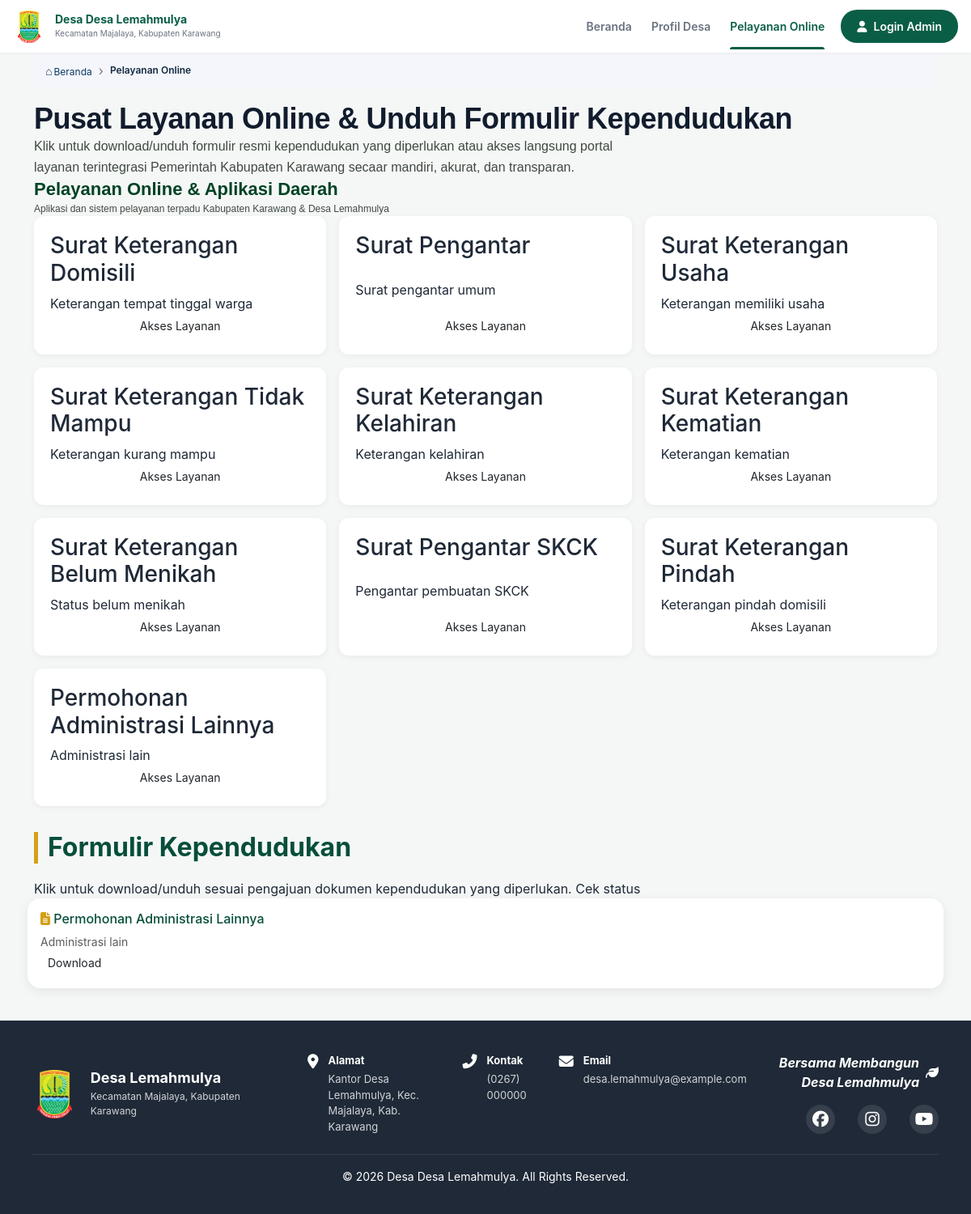
Page /masyarakat/layanan.php on the earlier database version.
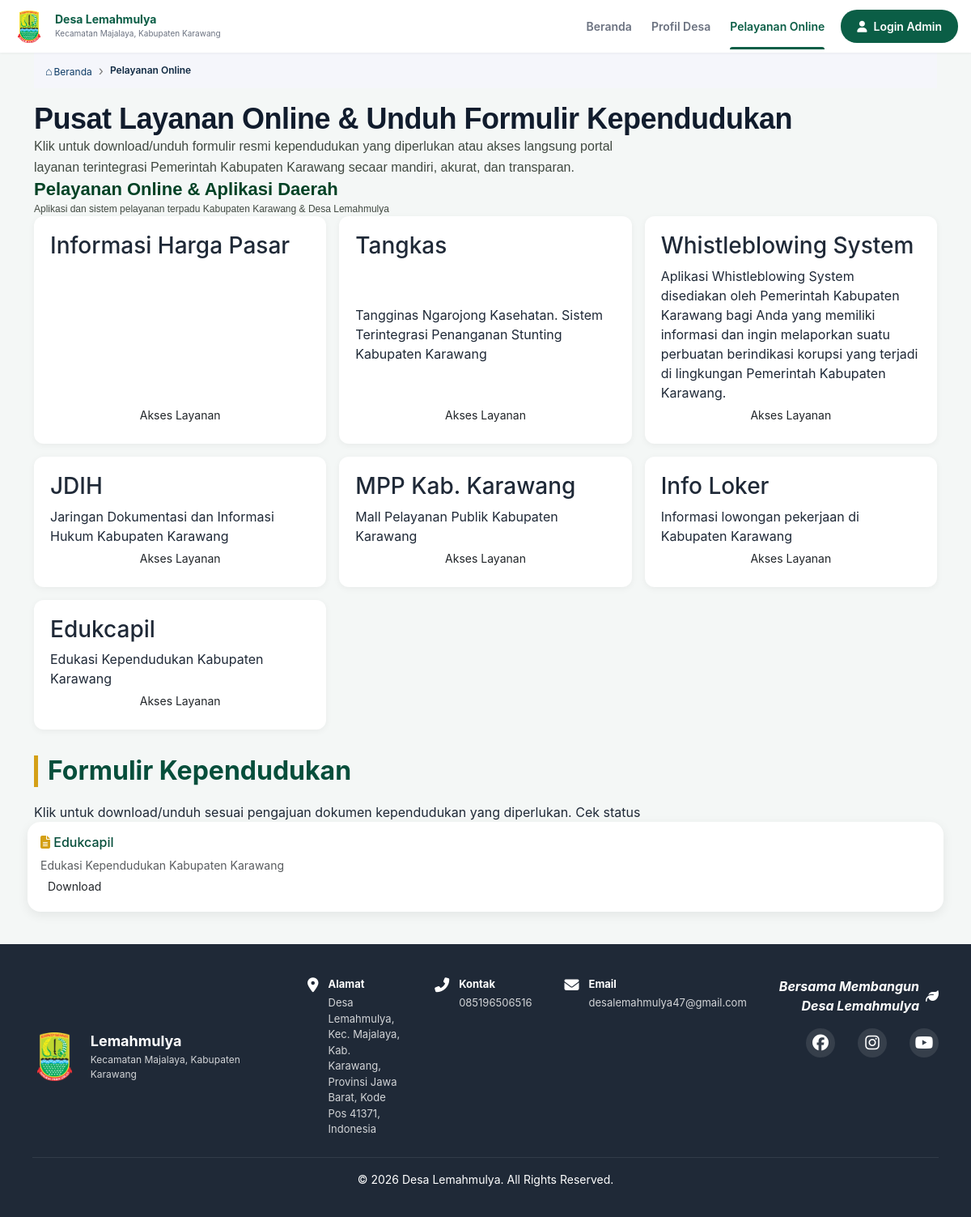
Same page on the later database version.
### tables this page shows
CREATE TABLE layanan(id INT AUTO_INCREMENT PRIMARY KEY,nama VARCHAR(100),deskripsi TEXT,link TEXT);

### config/database.php (called while the page is built, shortened)
<?php
if ($_SERVER['HTTP_HOST'] === 'localhost') {
    $host = 'localhost';
    $db   = 'digital_desa';
    $user = 'root';
    $pass = '';
} else {
    $host = 'sql107.infinityfree.com';
    $db   = 'if0_43028656_desa_lemahmulya';
    $user = 'if0_43028656';
    $pass = 'rgmvGCwJ3SWcKxg';
}
try {
    $pdo = new PDO(
        "mysql:host=$host;dbname=$db;charset=utf8mb4",
        $user,
        $pass,
        [
            PDO::ATTR_ERRMODE => PDO::ERRMODE_EXCEPTION,
            PDO::ATTR_DEFAULT_FETCH_MODE => PDO::FETCH_ASSOC
        ]
    );
} catch (PDOException $e) {
    die("Koneksi gagal: " . $e->getMessage());
}
function e($s){return htmlspecialchars((string)$s,ENT_QUOTES,'UTF-8');}
function run($q,$p=[]){global $pdo;$s=$pdo->prepare($q);$s->execute($p);return $s;}
function rows($q,$p=[]){return run($q,$p)->fetchAll();}
$S=array_column(rows('SELECT k,v FROM pengaturan'),'v','k');
function s($k){global $S;return e($S[$k]??'');}

### masyarakat/layanan.php (the view, shortened to what the changed rows need)
<?php
$root='../';
include '../includes/header.php';
?>
<main class="container">
    <h2 class="service-title">Pusat Layanan Online &amp; Unduh Formulir Kependudukan</h2>
    <div>
        <h2 class="section-title">Pelayanan Online &amp; Aplikasi Daerah</h2>
        <div id="app-service-grid">
            <?php foreach(rows('SELECT * FROM layanan') as $l):?>
                <article class="service-card">
                    <h3 class="service-card-title"><?=e($l['nama'])?></h3>
                    <p class="service-card-description"><?=e($l['deskripsi'])?></p>
                    <a href="<?=e($l['link'])?>" class="btn btn-outline-hijau btn-sm" target="_blank">Akses Layanan</a>
                </article>
            <?php endforeach;?>
        </div>
    </div>
</main>
<div class="container">
    <h2 class="judul">Formulir Kependudukan</h2>
    <div class="row g-3">
        <?php foreach(rows('SELECT * FROM formulir') as $l):?>
            <div class="col-md-4">
                <div class="card-desa bg-white p-3">
                    <h6 class="text-hijau">
                    <i class="fa fa-file-lines text-gold"></i>
                    <?=e($l['nama'])?></h6>
                    <p class="small text-muted"><?=e($l['deskripsi'])?></p>
                    <a href="../assets/formulir/<?=e($l['dokumen'])?>" class="btn btn-outline-hijau btn-sm" target="_blank">Download</a>
                </div>
            </div>
        <?php endforeach;?>
            <div class="card-desa bg-white p-3">
                <h6 class="text-hijau">
                <i class="fa fa-file-lines text-gold"></i>
                <?=e($l['nama'])?></h6>
                <p class="small text-muted"><?=e($l['deskripsi'])?></p>
                <a href="https://karawangkab.go.id/layanan-kecamatan" class="btn btn-outline-hijau btn-sm" target="_blank">Download</a>
            </div>
    </div>
</div>
<?php include '../includes/footer.php';?>

### includes/navbar.php (shortened to what the changed rows need)
<header class="header">
    <div>
        <a href="<?=$root?>index.php" class="header-left">
        <div class="header-titles">
            <h1>Desa <?=s('nama_desa')?></h1>
            <p>Kecamatan <?=s('kecamatan')?>, Kabupaten <?=s('kabupaten')?></p>
        </div>
        </a>
    </div>
</header>

### includes/footer.php (shortened to what the changed rows need)
<footer id="kontak" class="desktop-footer desktop-only">
    <div class="footer-container">
        <div class="footer-brand">
            <div>
                <h4><?=s('nama_desa')?></h4>
                <p>Kecamatan <?=s('kecamatan')?>, Kabupaten <?=s('kabupaten')?></p>
            </div>
        </div>
        <div class="footer-info">
            <div class="footer-item">
                <div>
                    <span class="font-bold">Alamat</span>
                    <p><?=s('alamat')?></p>
                </div>
            </div>
            <div class="footer-item">
                <div>
                    <span class="font-bold">Kontak</span>
                    <p><?=s('telepon')?></p>
                </div>
            </div>
            <div class="footer-item">
                <div>
                    <span class="font-bold">Email</span>
                    <p><?=s('email')?></p>
                </div>
            </div>
        </div>
    </div>
    <div class="footer-bottom">
        <hr class="border-secondary mt-4">
        <p class="text-center pb-3 mb-0 small">© 2026 Desa <?=s('nama_desa')?>. All Rights Reserved.</p>
    </div>
</footer>
</body>
</html>

Differences in the rows shown:
removed layanan: nama "Surat Pengantar", deskripsi "Surat pengantar umum"
removed layanan: nama "Surat Keterangan Usaha", deskripsi "Keterangan memiliki usaha"
removed layanan: nama "Surat Keterangan Tidak Mampu", deskripsi "Keterangan kurang mampu"
removed layanan: nama "Surat Keterangan Kelahiran", deskripsi "Keterangan kelahiran"
removed layanan: nama "Surat Keterangan Kematian", deskripsi "Keterangan kematian"
removed layanan: nama "Surat Keterangan Belum Menikah", deskripsi "Status belum menikah"
removed layanan: nama "Surat Pengantar SKCK", deskripsi "Pengantar pembuatan SKCK"
removed layanan: nama "Surat Keterangan Pindah", deskripsi "Keterangan pindah domisili"
removed layanan: nama "Permohonan Administrasi Lainnya", deskripsi "Administrasi lain"
changed layanan: nama "Surat Keterangan Domisili" → "Informasi Harga Pasar"; deskripsi "Keterangan tempat tinggal warga" → (not shown)
added layanan: nama "Tangkas", deskripsi "Tangginas Ngarojong Kasehatan. Sistem Terintegrasi Penanganan Stunting Kabupaten Karawang"
added layanan: nama "Whistleblowing System", deskripsi "Aplikasi Whistleblowing System disediakan oleh Pemerintah Kabupaten Karawang bagi Anda yang memiliki informasi dan ingin melaporkan suatu perbuatan berindikasi korupsi yang terjadi di lingkungan Pemerintah Kabupaten Karawang."
added layanan: nama "JDIH", deskripsi "Jaringan Dokumentasi dan Informasi Hukum Kabupaten Karawang"
added layanan: nama "MPP Kab. Karawang", deskripsi "Mall Pelayanan Publik Kabupaten Karawang"
added layanan: nama "Info Loker", deskripsi "Informasi lowongan pekerjaan di Kabupaten Karawang"
added layanan: nama "Edukcapil", deskripsi "Edukasi Kependudukan Kabupaten Karawang"
Other differences:
s('nama_desa'): "Desa Lemahmulya" → "Lemahmulya"
s('alamat'): "Kantor Desa Lemahmulya, Kec. Majalaya, Kab. Karawang" → "Desa Lemahmulya, Kec. Majalaya, Kab. Karawang, Provinsi Jawa Barat, Kode Pos 41371, Indonesia"
s('telepon'): "(0267) 000000" → "085196506516"
s('email'): "desa.lemahmulya@example.com" → "desalemahmulya47@gmail.com"
